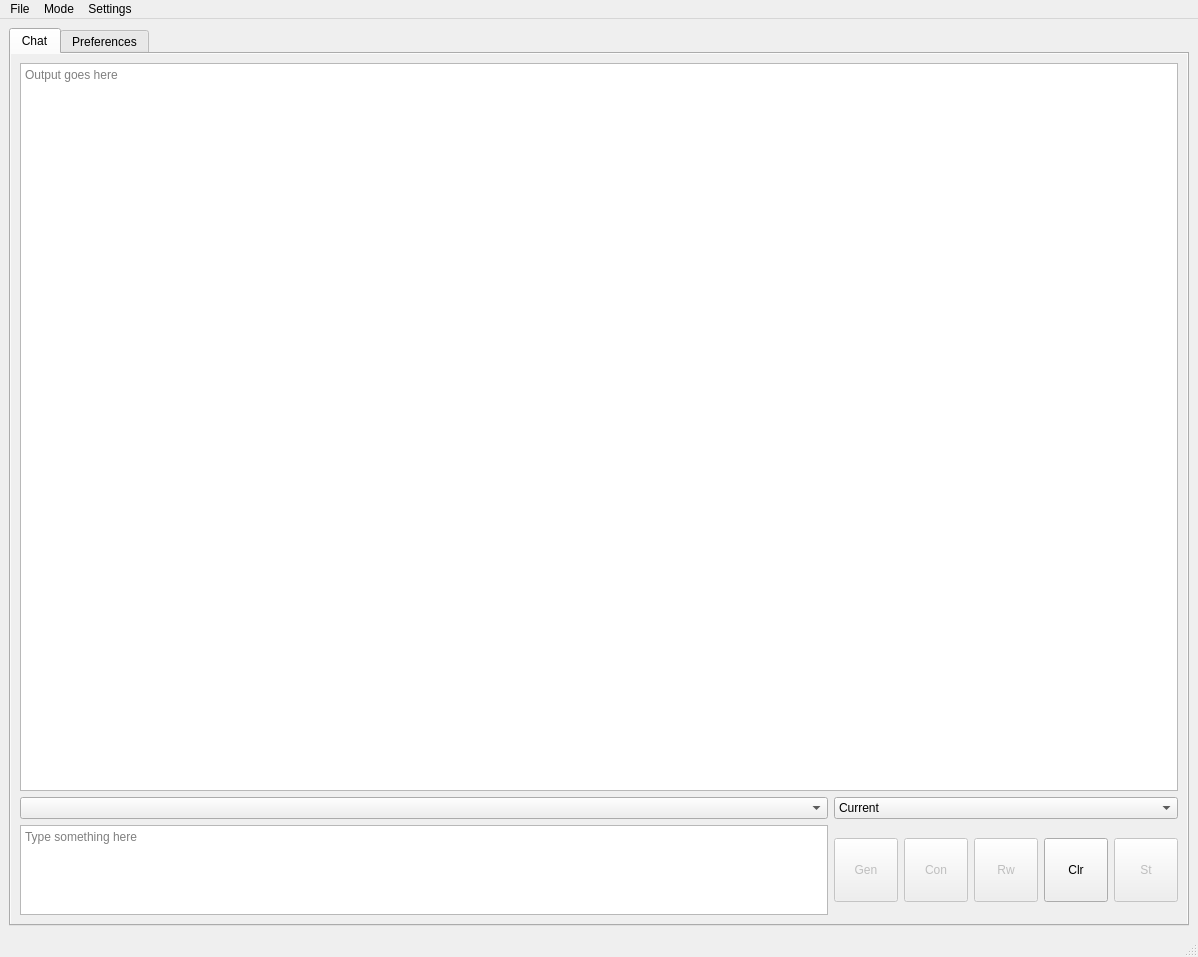
<?xml version="1.0" encoding="UTF-8"?>
<ui version="4.0">
 <class>MainWindow</class>
 <widget class="QMainWindow" name="MainWindow">
  <property name="geometry">
   <rect>
    <x>0</x>
    <y>0</y>
    <width>1198</width>
    <height>957</height>
   </rect>
  </property>
  <property name="windowTitle">
   <string>Magi LLM</string>
  </property>
  <widget class="QWidget" name="centralwidget">
   <layout class="QGridLayout" name="gridLayout">
    <item row="0" column="0">
     <widget class="QTabWidget" name="mainTabWidget">
      <property name="currentIndex">
       <number>0</number>
      </property>
      <widget class="QWidget" name="textgenTab">
       <property name="autoFillBackground">
        <bool>true</bool>
       </property>
       <attribute name="title">
        <string>Chat</string>
       </attribute>
       <layout class="QGridLayout" name="gridLayout_2">
        <item row="0" column="0" colspan="6">
         <widget class="QTextEdit" name="outputText">
          <property name="readOnly">
           <bool>true</bool>
          </property>
          <property name="html">
           <string>&lt;!DOCTYPE HTML PUBLIC &quot;-//W3C//DTD HTML 4.0//EN&quot; &quot;http://www.w3.org/TR/REC-html40/strict.dtd&quot;&gt;
&lt;html&gt;&lt;head&gt;&lt;meta name=&quot;qrichtext&quot; content=&quot;1&quot; /&gt;&lt;meta charset=&quot;utf-8&quot; /&gt;&lt;style type=&quot;text/css&quot;&gt;
p, li { white-space: pre-wrap; }
hr { height: 1px; border-width: 0; }
li.unchecked::marker { content: &quot;\2610&quot;; }
li.checked::marker { content: &quot;\2612&quot;; }
&lt;/style&gt;&lt;/head&gt;&lt;body style=&quot; font-family:'Noto Sans Display'; font-size:11pt; font-weight:400; font-style:normal;&quot;&gt;
&lt;p style=&quot;-qt-paragraph-type:empty; margin-top:0px; margin-bottom:0px; margin-left:0px; margin-right:0px; -qt-block-indent:0; text-indent:0px;&quot;&gt;&lt;br /&gt;&lt;/p&gt;&lt;/body&gt;&lt;/html&gt;</string>
          </property>
          <property name="placeholderText">
           <string>Output goes here</string>
          </property>
         </widget>
        </item>
        <item row="1" column="0">
         <widget class="QComboBox" name="chatInputHistoryCombo">
          <property name="toolTip">
           <string>Saved chat inputs from session</string>
          </property>
         </widget>
        </item>
        <item row="1" column="1" colspan="5">
         <widget class="QComboBox" name="chatOutputSession">
          <property name="toolTip">
           <string>Saved chat sessions</string>
          </property>
          <item>
           <property name="text">
            <string>Current</string>
           </property>
          </item>
         </widget>
        </item>
        <item row="2" column="0">
         <widget class="QPlainTextEdit" name="inputText">
          <property name="maximumSize">
           <size>
            <width>16777215</width>
            <height>90</height>
           </size>
          </property>
          <property name="placeholderText">
           <string>Type something here</string>
          </property>
         </widget>
        </item>
        <item row="2" column="1">
         <widget class="QPushButton" name="generateButton">
          <property name="enabled">
           <bool>false</bool>
          </property>
          <property name="minimumSize">
           <size>
            <width>64</width>
            <height>64</height>
           </size>
          </property>
          <property name="maximumSize">
           <size>
            <width>64</width>
            <height>64</height>
           </size>
          </property>
          <property name="toolTip">
           <string>Send (CTRL+Enter)</string>
          </property>
          <property name="text">
           <string>Gen</string>
          </property>
          <property name="shortcut">
           <string>Ctrl+Return</string>
          </property>
         </widget>
        </item>
        <item row="2" column="2">
         <widget class="QPushButton" name="continueButton">
          <property name="enabled">
           <bool>false</bool>
          </property>
          <property name="minimumSize">
           <size>
            <width>64</width>
            <height>64</height>
           </size>
          </property>
          <property name="maximumSize">
           <size>
            <width>64</width>
            <height>64</height>
           </size>
          </property>
          <property name="toolTip">
           <string>Continue the last generation</string>
          </property>
          <property name="text">
           <string>Con</string>
          </property>
         </widget>
        </item>
        <item row="2" column="3">
         <widget class="QPushButton" name="rewindButton">
          <property name="enabled">
           <bool>false</bool>
          </property>
          <property name="minimumSize">
           <size>
            <width>64</width>
            <height>64</height>
           </size>
          </property>
          <property name="maximumSize">
           <size>
            <width>64</width>
            <height>64</height>
           </size>
          </property>
          <property name="toolTip">
           <string>Rewinds the chat 1 turn</string>
          </property>
          <property name="text">
           <string>Rw</string>
          </property>
         </widget>
        </item>
        <item row="2" column="4">
         <widget class="QPushButton" name="clearButton">
          <property name="enabled">
           <bool>true</bool>
          </property>
          <property name="minimumSize">
           <size>
            <width>64</width>
            <height>64</height>
           </size>
          </property>
          <property name="maximumSize">
           <size>
            <width>64</width>
            <height>64</height>
           </size>
          </property>
          <property name="toolTip">
           <string>Clear the output history</string>
          </property>
          <property name="text">
           <string>Clr</string>
          </property>
         </widget>
        </item>
        <item row="2" column="5">
         <widget class="QPushButton" name="stopButton">
          <property name="enabled">
           <bool>false</bool>
          </property>
          <property name="minimumSize">
           <size>
            <width>64</width>
            <height>64</height>
           </size>
          </property>
          <property name="maximumSize">
           <size>
            <width>64</width>
            <height>64</height>
           </size>
          </property>
          <property name="toolTip">
           <string>Stop generation</string>
          </property>
          <property name="text">
           <string>St</string>
          </property>
         </widget>
        </item>
       </layout>
      </widget>
      <widget class="QWidget" name="preferencesTab">
       <property name="autoFillBackground">
        <bool>true</bool>
       </property>
       <attribute name="title">
        <string>Preferences</string>
       </attribute>
       <layout class="QGridLayout" name="gridLayout_3">
        <item row="0" column="0">
         <widget class="QTabWidget" name="tabWidget">
          <property name="tabPosition">
           <enum>QTabWidget::West</enum>
          </property>
          <property name="currentIndex">
           <number>0</number>
          </property>
          <widget class="QWidget" name="tab_2">
           <property name="autoFillBackground">
            <bool>true</bool>
           </property>
           <attribute name="title">
            <string>Models</string>
           </attribute>
           <layout class="QGridLayout" name="gridLayout_6">
            <item row="0" column="0">
             <widget class="QGroupBox" name="backendGroup">
              <property name="title">
               <string>Backend</string>
              </property>
              <layout class="QGridLayout" name="gridLayout_10">
               <item row="0" column="0">
                <widget class="QRadioButton" name="cppCheck">
                 <property name="toolTip">
                  <string>Use llama.cpp backend</string>
                 </property>
                 <property name="text">
                  <string>llama-cpp-python</string>
                 </property>
                 <property name="checked">
                  <bool>true</bool>
                 </property>
                </widget>
               </item>
               <item row="2" column="0">
                <widget class="QRadioButton" name="exllamaCheck">
                 <property name="toolTip">
                  <string>Use Exllama backend</string>
                 </property>
                 <property name="text">
                  <string>Exllama</string>
                 </property>
                 <property name="checked">
                  <bool>false</bool>
                 </property>
                </widget>
               </item>
               <item row="1" column="0">
                <widget class="QRadioButton" name="cppServerCheck">
                 <property name="toolTip">
                  <string>Connects to a launched llama.cpp server instead of llama-cpp-python</string>
                 </property>
                 <property name="text">
                  <string>llama.cpp server</string>
                 </property>
                </widget>
               </item>
               <item row="9" column="0">
                <widget class="QPushButton" name="loadModelButton">
                 <property name="toolTip">
                  <string>Load the selected backend and model</string>
                 </property>
                 <property name="text">
                  <string>Load backend</string>
                 </property>
                </widget>
               </item>
               <item row="8" column="0">
                <widget class="QRadioButton" name="tsServerCheck">
                 <property name="toolTip">
                  <string>Use TextSynth server backend</string>
                 </property>
                 <property name="text">
                  <string>TextSynth</string>
                 </property>
                 <property name="checked">
                  <bool>false</bool>
                 </property>
                </widget>
               </item>
               <item row="11" column="0">
                <widget class="QCheckBox" name="streamEnabledCheck">
                 <property name="toolTip">
                  <string>Stream responses</string>
                 </property>
                 <property name="text">
                  <string>Stream responses</string>
                 </property>
                 <property name="checked">
                  <bool>true</bool>
                 </property>
                </widget>
               </item>
               <item row="4" column="0">
                <widget class="QRadioButton" name="rwkvCppCheck">
                 <property name="toolTip">
                  <string>Use rwkv.cpp backend</string>
                 </property>
                 <property name="text">
                  <string>rwkv.cpp</string>
                 </property>
                </widget>
               </item>
               <item row="9" column="1">
                <widget class="QPushButton" name="unloadModelButton">
                 <property name="enabled">
                  <bool>false</bool>
                 </property>
                 <property name="toolTip">
                  <string>Unload the selected backend and model</string>
                 </property>
                 <property name="text">
                  <string>Unload backend</string>
                 </property>
                </widget>
               </item>
               <item row="10" column="0">
                <widget class="QCheckBox" name="backendAutoLaunch">
                 <property name="text">
                  <string>Auto load backend at launch</string>
                 </property>
                 <property name="checked">
                  <bool>true</bool>
                 </property>
                </widget>
               </item>
              </layout>
             </widget>
            </item>
            <item row="1" column="0">
             <widget class="QGroupBox" name="groupBox_2">
              <property name="title">
               <string>Paths</string>
              </property>
              <layout class="QGridLayout" name="gridLayout_5">
               <item row="3" column="1">
                <widget class="QLineEdit" name="cppModelPath">
                 <property name="toolTip">
                  <string>Path to GGML model for llama.cpp</string>
                 </property>
                 <property name="text">
                  <string/>
                 </property>
                </widget>
               </item>
               <item row="5" column="1">
                <widget class="QLineEdit" name="rwkvCppModelPath">
                 <property name="toolTip">
                  <string>Path to GGML model for rwkv.cpp</string>
                 </property>
                </widget>
               </item>
               <item row="5" column="2">
                <widget class="QToolButton" name="RWKVcppModelSelect">
                 <property name="text">
                  <string>...</string>
                 </property>
                </widget>
               </item>
               <item row="4" column="2">
                <widget class="QToolButton" name="exllamaModelSelect">
                 <property name="toolTip">
                  <string>Select Exllama model folder</string>
                 </property>
                 <property name="text">
                  <string>...</string>
                 </property>
                </widget>
               </item>
               <item row="3" column="2">
                <widget class="QToolButton" name="cppModelSelect">
                 <property name="toolTip">
                  <string>Select GGML model</string>
                 </property>
                 <property name="text">
                  <string>...</string>
                 </property>
                 <property name="arrowType">
                  <enum>Qt::NoArrow</enum>
                 </property>
                </widget>
               </item>
               <item row="3" column="0">
                <widget class="QLabel" name="label_28">
                 <property name="text">
                  <string>llama.cpp: Model path:</string>
                 </property>
                </widget>
               </item>
               <item row="4" column="0">
                <widget class="QLabel" name="label_3">
                 <property name="text">
                  <string>Exllama: Model directory:</string>
                 </property>
                </widget>
               </item>
               <item row="4" column="1">
                <widget class="QLineEdit" name="exllamaModelPath">
                 <property name="toolTip">
                  <string>Path to Exllama GPTQ model folder (mode file, tokenizer.json, config.json)</string>
                 </property>
                 <property name="text">
                  <string/>
                 </property>
                </widget>
               </item>
               <item row="5" column="0">
                <widget class="QLabel" name="label_2">
                 <property name="text">
                  <string>RWKV.cpp model path:</string>
                 </property>
                </widget>
               </item>
              </layout>
             </widget>
            </item>
           </layout>
          </widget>
          <widget class="QWidget" name="tab">
           <property name="autoFillBackground">
            <bool>true</bool>
           </property>
           <attribute name="title">
            <string>Chat</string>
           </attribute>
           <layout class="QGridLayout" name="gridLayout_4">
            <item row="1" column="0">
             <widget class="QGroupBox" name="groupBox">
              <property name="title">
               <string>Chat prefixes</string>
              </property>
              <layout class="QGridLayout" name="gridLayout_7">
               <item row="1" column="0">
                <widget class="QLabel" name="label_4">
                 <property name="toolTip">
                  <string/>
                 </property>
                 <property name="text">
                  <string>User name:</string>
                 </property>
                </widget>
               </item>
               <item row="3" column="2">
                <widget class="QLineEdit" name="customResponsePrefix">
                 <property name="toolTip">
                  <string>Prefix to apply to prompts</string>
                 </property>
                 <property name="text">
                  <string>Sure! </string>
                 </property>
                </widget>
               </item>
               <item row="2" column="2">
                <widget class="QLineEdit" name="botNameLine">
                 <property name="toolTip">
                  <string>Bot name to be used in chat</string>
                 </property>
                 <property name="text">
                  <string>Assistant</string>
                 </property>
                </widget>
               </item>
               <item row="1" column="2">
                <widget class="QLineEdit" name="yourNameLine">
                 <property name="toolTip">
                  <string>User name to be used in chat</string>
                 </property>
                 <property name="text">
                  <string>User</string>
                 </property>
                </widget>
               </item>
               <item row="2" column="0">
                <widget class="QLabel" name="label_5">
                 <property name="toolTip">
                  <string/>
                 </property>
                 <property name="text">
                  <string>Bot name:</string>
                 </property>
                </widget>
               </item>
               <item row="3" column="0">
                <widget class="QCheckBox" name="customResponsePrefixCheck">
                 <property name="toolTip">
                  <string>Apply custom prefix to prompts</string>
                 </property>
                 <property name="text">
                  <string>Response prefix:</string>
                 </property>
                </widget>
               </item>
              </layout>
             </widget>
            </item>
            <item row="0" column="0">
             <widget class="QGroupBox" name="groupBox_4">
              <property name="title">
               <string>Chat</string>
              </property>
              <layout class="QGridLayout" name="gridLayout_8">
               <item row="2" column="1">
                <widget class="QComboBox" name="awesomePresetComboBox">
                 <property name="toolTip">
                  <string>Select a preset prompt</string>
                 </property>
                </widget>
               </item>
               <item row="0" column="1">
                <widget class="QComboBox" name="instructPresetComboBox">
                 <property name="toolTip">
                  <string>Select instruct format</string>
                 </property>
                </widget>
               </item>
               <item row="2" column="0">
                <widget class="QLabel" name="label">
                 <property name="toolTip">
                  <string/>
                 </property>
                 <property name="text">
                  <string>Awesome prompts:</string>
                 </property>
                </widget>
               </item>
               <item row="0" column="0">
                <widget class="QRadioButton" name="instructRadioButton">
                 <property name="toolTip">
                  <string>Use instruct mode (from presets/instruct folder)</string>
                 </property>
                 <property name="text">
                  <string>Instruct:</string>
                 </property>
                 <property name="checked">
                  <bool>true</bool>
                 </property>
                </widget>
               </item>
               <item row="1" column="0">
                <widget class="QRadioButton" name="charactersRadioButton">
                 <property name="toolTip">
                  <string>Use character/chat mode (from presets/characters folder)</string>
                 </property>
                 <property name="text">
                  <string>Characters:</string>
                 </property>
                </widget>
               </item>
               <item row="1" column="1">
                <widget class="QComboBox" name="characterPresetComboBox">
                 <property name="toolTip">
                  <string>Select a character</string>
                 </property>
                </widget>
               </item>
               <item row="3" column="0">
                <widget class="QCheckBox" name="logChatCheck">
                 <property name="toolTip">
                  <string>Write chat logs to file</string>
                 </property>
                 <property name="text">
                  <string>Log chats</string>
                 </property>
                 <property name="checked">
                  <bool>false</bool>
                 </property>
                </widget>
               </item>
               <item row="3" column="1">
                <widget class="QCheckBox" name="sendStopStringCheck">
                 <property name="toolTip">
                  <string>Send chat user stop string when generating</string>
                 </property>
                 <property name="text">
                  <string>Send chat stop string</string>
                 </property>
                 <property name="checked">
                  <bool>true</bool>
                 </property>
                </widget>
               </item>
              </layout>
             </widget>
            </item>
           </layout>
          </widget>
          <widget class="QWidget" name="tab_3">
           <property name="autoFillBackground">
            <bool>true</bool>
           </property>
           <attribute name="title">
            <string>Misc</string>
           </attribute>
           <layout class="QGridLayout" name="gridLayout_9">
            <item row="0" column="0">
             <widget class="QGroupBox" name="groupBox_3">
              <property name="title">
               <string>Themes</string>
              </property>
              <layout class="QVBoxLayout" name="verticalLayout_2">
               <item>
                <widget class="QRadioButton" name="themeDarkCheck">
                 <property name="toolTip">
                  <string>Use a dark theme</string>
                 </property>
                 <property name="text">
                  <string>Dark</string>
                 </property>
                 <property name="checked">
                  <bool>false</bool>
                 </property>
                </widget>
               </item>
               <item>
                <widget class="QRadioButton" name="themeLightCheck">
                 <property name="toolTip">
                  <string>Use a light theme</string>
                 </property>
                 <property name="text">
                  <string>Light</string>
                 </property>
                </widget>
               </item>
               <item>
                <widget class="QRadioButton" name="themeNativeCheck">
                 <property name="toolTip">
                  <string>Use OS native theme</string>
                 </property>
                 <property name="text">
                  <string>Native</string>
                 </property>
                 <property name="checked">
                  <bool>true</bool>
                 </property>
                </widget>
               </item>
              </layout>
             </widget>
            </item>
           </layout>
          </widget>
         </widget>
        </item>
        <item row="1" column="0" alignment="Qt::AlignRight">
         <widget class="QPushButton" name="settingsPathSaveButton">
          <property name="font">
           <font>
            <bold>false</bold>
           </font>
          </property>
          <property name="toolTip">
           <string>Save settings</string>
          </property>
          <property name="text">
           <string>Save settings</string>
          </property>
         </widget>
        </item>
       </layout>
      </widget>
     </widget>
    </item>
   </layout>
  </widget>
  <widget class="QMenuBar" name="menubar">
   <property name="geometry">
    <rect>
     <x>0</x>
     <y>0</y>
     <width>1198</width>
     <height>27</height>
    </rect>
   </property>
   <widget class="QMenu" name="menuFile">
    <property name="title">
     <string>File</string>
    </property>
    <addaction name="actionExit"/>
   </widget>
   <widget class="QMenu" name="menuMode">
    <property name="title">
     <string>Mode</string>
    </property>
    <addaction name="actionChat"/>
    <addaction name="actionStandard"/>
    <addaction name="actionNotebook"/>
   </widget>
   <widget class="QMenu" name="menuSettings">
    <property name="title">
     <string>Settings</string>
    </property>
    <addaction name="actionPreferences"/>
   </widget>
   <addaction name="menuFile"/>
   <addaction name="menuMode"/>
   <addaction name="menuSettings"/>
  </widget>
  <widget class="QStatusBar" name="statusbar"/>
  <action name="actionExit">
   <property name="text">
    <string>Exit</string>
   </property>
  </action>
  <action name="actionChat">
   <property name="text">
    <string>Chat</string>
   </property>
  </action>
  <action name="actionStandard">
   <property name="text">
    <string>Standard</string>
   </property>
  </action>
  <action name="actionNotebook">
   <property name="text">
    <string>Notebook</string>
   </property>
  </action>
  <action name="actionParameters">
   <property name="text">
    <string>Parameters</string>
   </property>
  </action>
  <action name="actionPreferences">
   <property name="text">
    <string>Parameters</string>
   </property>
  </action>
 </widget>
 <resources/>
 <connections/>
</ui>
